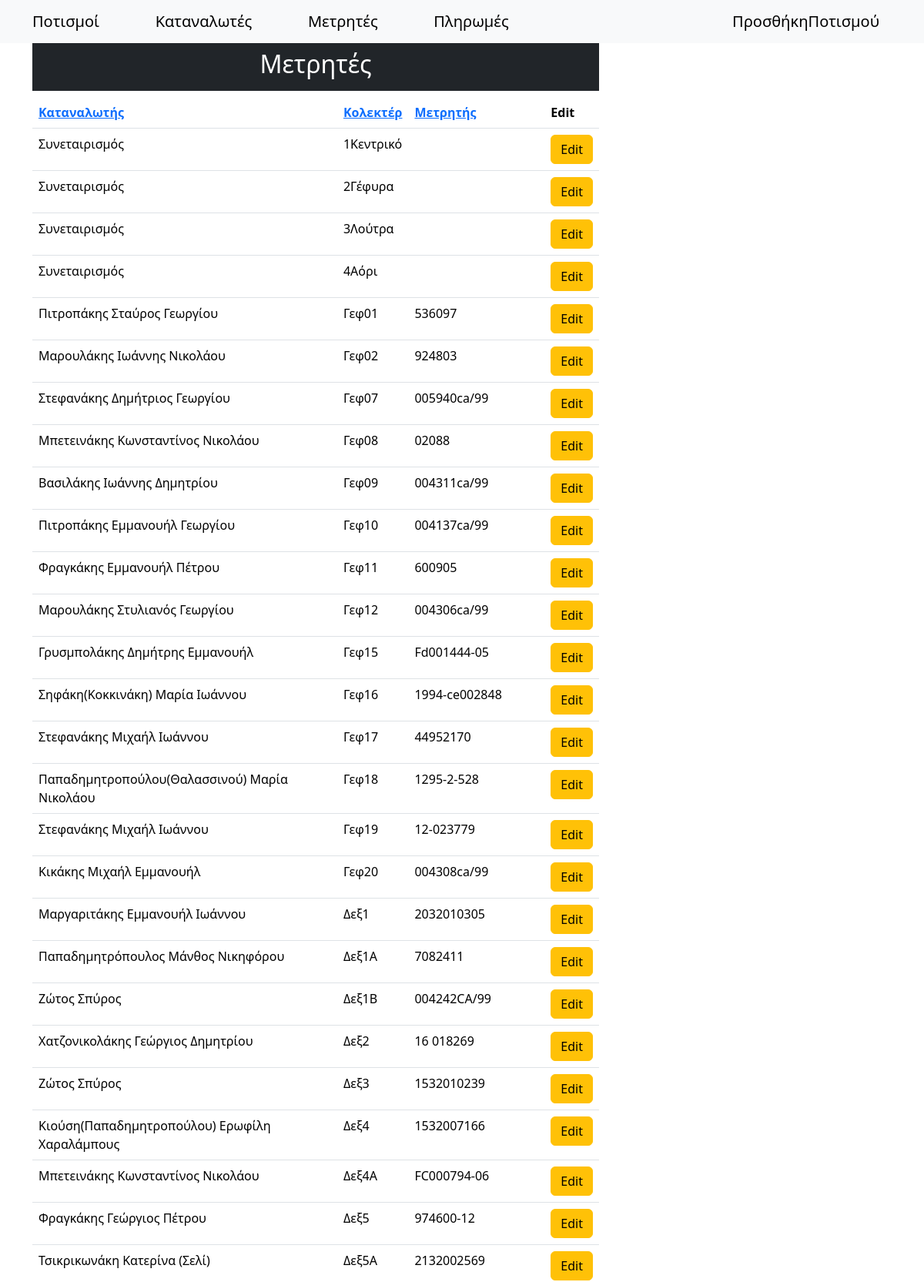
The page /counters/ (upper part) on the database its author committed.
### synet/models.py (models this page shows, shortened)
class Counters(models.Model):
    collecter = models.CharField(max_length=20)
    counter = models.CharField(max_length=20, null=True, blank=True)
    customer = models.ForeignKey(Persons, null=True, blank=True, on_delete=models.SET_NULL)
    class Meta:
        ordering = ['collecter']

class Persons(models.Model):
    surname = models.CharField(max_length=100)
    name = models.CharField(max_length=100, null=True, blank=True)
    fathersName = models.CharField(max_length=100, null=True, blank=True)
    afm = models.CharField(max_length=9, null=True, blank=True, unique=True)
    phone = models.CharField(max_length=10, null=True, blank=True)
    member = models.BooleanField(default=True)  # Είναι μέλος του συνεταιρισμού
    payAsMember = models.BooleanField(default=True)  # Πληρώνει σαν μέλος του συνεταιρισμού
    isActive = models.BooleanField(default=False)  # Είναι ενεργός στον πολιτισμό
    aa = models.IntegerField(null=True, blank=True, unique=True)  # Αύξων αριθμός απόφασης ΔΣ 7/10/2000
    placeOfResidence = models.CharField(max_length=20, null=True, blank=True) # Τόπος διαμονής
    notes = models.CharField(max_length=100, null=True, blank=True)
    class Meta:
        unique_together = ('surname', 'name', 'fathersName')
        ordering = ['surname', 'name', 'fathersName']
    def __str__(self):
        return f"{self.surname} {self.name} {self.fathersName}".strip()  # Αφαιρεί επιπλέον κενά

### synet/views.py (the view)
# urls.py: path('counters/', views.counters, name="counters"),
def counters(request):
    sort_by = request.GET.get('sort', 'collecter')
    order = request.GET.get('order', 'asc')
    if order == 'desc':
        sort_by = f'-{sort_by}'  # Προσθέτει "-" για φθίνουσα ταξινόμηση
    data = Counters.objects.all().order_by(sort_by)
    context = {'data': data, 'order': 'asc' if order == 'desc' else 'desc'}
    return render(request, 'counters.html', context)

### templates/counters.html (shortened to what this page needs)
{% extends "main.html" %}
{% block content %}
<div class="container mt-5">
    <div class="row">
        <div class="col-md-8">
            <h2 class="text-center text-white bg-dark p-3">Μετρητές</h2>
            <table class="table">
                <thead>
                  <tr>
                    <th scope="col"><a href="?sort=customer&order={{ order }}">Καταναλωτής</a></th>
                    <th scope="col"><a href="?sort=collecter&order={{ order }}">Κολεκτέρ</a></th>
                    <th scope="col"><a href="?sort=counter&order={{ order }}">Μετρητής</a></th>
                    <th scope="col">Edit</th>
                  </tr>
                </thead>
                <tbody>
                    {% for d in data %}
                  <tr>
                    <td>{{d.customer}}</td>
                    <td>{{d.collecter}}</td>
                    <td>{{d.counter}}</td>
                    <td><a type="button" href="/counters/update/{{d.id}}" class="btn btn-warning">Edit</a></td>
                  </tr>
                  {% endfor %}
                </tbody>
              </table>
        </div>
    </div>
</div>
{% endblock content %}

### templates/main.html (style rules this page uses)
thead { position: sticky; top: 60px; background-color: #343a40; color: white; z-index: 1020; }

### rows shown on the page
Counters: customer "Συνεταιρισμός", collecter "1Κεντρικό"
Counters: customer "Συνεταιρισμός", collecter "2Γέφυρα"
Counters: customer "Συνεταιρισμός", collecter "3Λούτρα"
Counters: customer "Συνεταιρισμός", collecter "4Αόρι"
Counters: customer "Πιτροπάκης Σταύρος Γεωργίου", collecter "Γεφ01", counter "536097"
Counters: customer "Μαρουλάκης Ιωάννης Νικολάου", collecter "Γεφ02", counter "924803"
Counters: customer "Στεφανάκης Δημήτριος Γεωργίου", collecter "Γεφ07", counter "005940ca/99"
Counters: customer "Μπετεινάκης Κωνσταντίνος Νικολάου", collecter "Γεφ08", counter "02088"
Counters: customer "Βασιλάκης Ιωάννης Δημητρίου", collecter "Γεφ09", counter "004311ca/99"
Counters: customer "Πιτροπάκης Εμμανουήλ Γεωργίου", collecter "Γεφ10", counter "004137ca/99"
Counters: customer "Φραγκάκης Εμμανουήλ Πέτρου", collecter "Γεφ11", counter "600905"
Counters: customer "Μαρουλάκης Στυλιανός Γεωργίου", collecter "Γεφ12", counter "004306ca/99"
Counters: customer "Γρυσμπολάκης Δημήτρης Εμμανουήλ", collecter "Γεφ15", counter "Fd001444-05"
Counters: customer "Σηφάκη(Κοκκινάκη) Μαρία Ιωάννου", collecter "Γεφ16", counter "1994-ce002848"
Counters: customer "Στεφανάκης Μιχαήλ Ιωάννου", collecter "Γεφ17", counter "44952170"
Counters: customer "Παπαδημητροπούλου(Θαλασσινού) Μαρία Νικολάου", collecter "Γεφ18", counter "1295-2-528"
Counters: customer "Στεφανάκης Μιχαήλ Ιωάννου", collecter "Γεφ19", counter "12-023779"
Counters: customer "Κικάκης Μιχαήλ Εμμανουήλ", collecter "Γεφ20", counter "004308ca/99"
Counters: customer "Μαργαριτάκης Εμμανουήλ Ιωάννου", collecter "Δεξ1", counter "2032010305"
Counters: customer "Παπαδημητρόπουλος Μάνθος Νικηφόρου", collecter "Δεξ1Α", counter "7082411"
Counters: customer "Ζώτος Σπύρος", collecter "Δεξ1Β", counter "004242CA/99"
Counters: customer "Χατζονικολάκης Γεώργιος Δημητρίου", collecter "Δεξ2", counter "16 018269"
Counters: customer "Ζώτος Σπύρος", collecter "Δεξ3", counter "1532010239"
Counters: customer "Κιούση(Παπαδημητροπούλου) Ερωφίλη Χαραλάμπους", collecter "Δεξ4", counter "1532007166"
Counters: customer "Μπετεινάκης Κωνσταντίνος Νικολάου", collecter "Δεξ4Α", counter "FC000794-06"
Counters: customer "Φραγκάκης Γεώργιος Πέτρου", collecter "Δεξ5", counter "974600-12"
Counters: customer "Τσικρικωνάκη Κατερίνα (Σελί)", collecter "Δεξ5Α", counter "2132002569"
